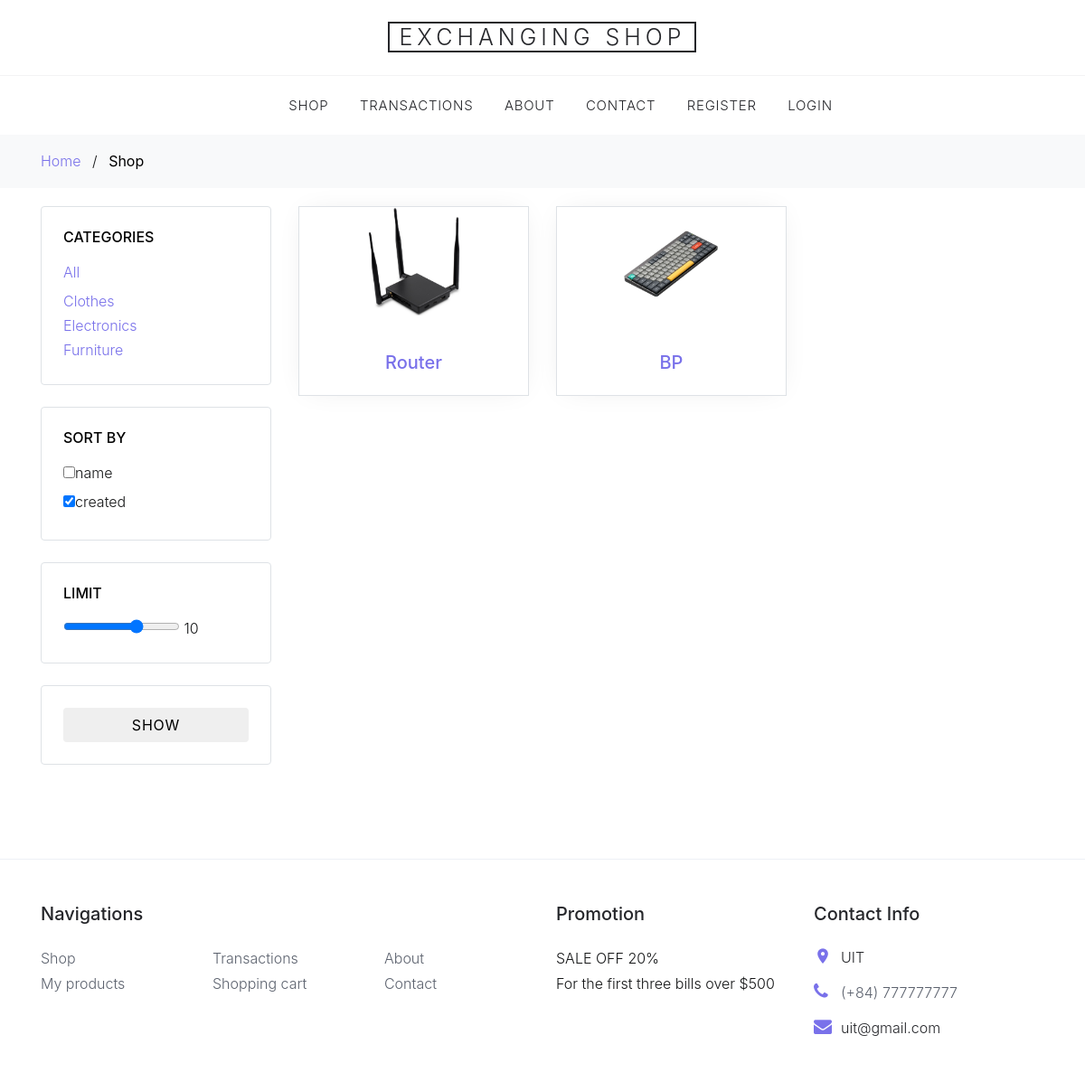
The page / on the database its author committed.
### shop/models.py (models this page shows, shortened)
class Product(models.Model):
    category = models.ForeignKey(Category, related_name='products',
                                 on_delete=models.CASCADE)
    name = models.CharField(max_length=200, db_index=True)
    slug = models.SlugField(max_length=200, db_index=True)
    image = models.ImageField(upload_to='products/%Y/%m/%d', blank=True)
    description = models.TextField(blank=True)
    owner = models.CharField(max_length=30, db_index=True)
    available = models.BooleanField(default=True)
    created = models.DateTimeField(auto_now_add=True)
    need = models.CharField(max_length=100, blank=False)
    class Meta:
        ordering = ('name',)
        index_together = (('id', 'slug'),)
    def get_absolute_url(self):
        return reverse('shop:product_detail', args=[self.id, self.slug])

class Category(models.Model):
    name = models.CharField(max_length=200, db_index=True)
    slug = models.SlugField(max_length=200, unique=True)
    class Meta:
        ordering = ('name',)
        verbose_name = 'category'
        verbose_name_plural = 'categories'
    def get_absolute_url(self):
        return reverse('shop:product_list_by_category', args=[self.slug])

### shop/views.py (the view)
# urls.py: path('', views.product_list, name='product_list'),
def product_list(request, category_slug=None):
    sort = ['-created']
    limit = 10
    category = None
    categories = Category.objects.all()
    products = Product.objects.filter(available=True)
    if category_slug:
        category = get_object_or_404(Category, slug=category_slug)
        products = products.filter(category=category)
    if 'sort' in request.GET:
        sort = request.GET.getlist('sort')
    if 'limit' in request.GET:
        limit = int(request.GET.get('limit'))
    products = products.order_by(*sort)[:limit]
    context = {'category': category, 'categories': categories, 'products': products, 'sort': sort, 'limit': limit}
    return render(request, 'shop/product/list.html', context)

### shop/templates/shop/product/list.html (shortened to what this page needs)
{% extends "shop/base/base.html" %}
{% load static %}
{% block content %}
<div class="bg-light py-3">
    <div class="container">
        <div class="row">
            <div class="col-md-12 mb-0"><a href="/">Home</a> <span class="mx-2 mb-0">/</span> <strong
                    class="text-black">Shop</strong></div>
        </div>
    </div>
</div>
<div class="site-section">
    <div class="container">
        <div class="row mb-5">
            <div class="col-md-9 order-2">
                <div class="row mb-5">
                    {% for product in products %}
                    <div class="col-sm-6 col-lg-4 mb-4">
                        <div class="block-4 text-center border">
                            <figure class="block-4-image">
                                <a href="{{ product.get_absolute_url }}"><img src="{{ product.image.url }}"
                                        alt="Image placeholder" class="img-fluid" style="height: 10vw;"></a>
                            </figure>
                            <div class="block-4-text p-4">
                                <h3><a href="{{ product.get_absolute_url }}">{{ product.name }}</a></h3>
                            </div>
                        </div>
                    </div>
                    {% endfor %}
                </div>
            </div>
            <div class="col-md-3 order-1 mb-5 mb-md-0">
                <div class="border p-4 rounded mb-4">
                    <h3 class="mb-3 h6 text-uppercase text-black d-block">Categories</h3>
                    <ul class="list-unstyled mb-0">
                        <li {% if not category %} class="mb-1" {% endif %}>
                            <a href="{% url "shop:product_list" %}" class="d-flex"><span>All</a>
                        </li>
                        {% for c in categories %}
                        <li {% if category.slug == c.slug %} class="mb-1" {% endif %}>
                            <a href="{{ c.get_absolute_url }}" class="d-flex">{{ c.name }}</a>
                        </li>
                        {% endfor %}
                    </ul>
                </div>
                <form action="" method="get">
                    <div class="border p-4 rounded mb-4">
                        <h3 class="mb-3 h6 text-uppercase text-black d-block">Sort by</h3>
                            <ul class="list-unstyled mb-0">
                                    <li class="mb-1">
                                        <input type="checkbox" name="sort" value="name" {% if 'name' in sort %} checked {% endif %}>name</button>
                                    </li>
                                    <li class="mb-1">
                                        <input type="checkbox" name="sort" value="-created" {% if '-created' in sort %} checked {% endif %}>created</button>
                                    </li>
                            </ul>
                    </div>
                    <div class="border p-4 rounded mb-4">
                        <h3 class="mb-3 h6 text-uppercase text-black d-block">Limit</h3>
                        <ul class="list-unstyled mb-0">
                            <input type="range" class="form-range" name="limit" min="1" max="15" value="{{ limit }}" id="customRange2" onchange="document.getElementById('limitVal').innerHTML=this.value">
                            <span id="limitVal">{{ limit }}</span>
                        </ul>
                    </div>
                    <div class="border p-4 rounded mb-4">
                        <button type="submit" class="btn btn-block">Show</button>
                    </div>
                </form>
            </div>
        </div>
    </div>
</div>
{% endblock %}

### static/css/style.css (style rules this page uses)
body { line-height: 1.7; color: #151617; font-weight: 330; font-size: 16px; }
a { -webkit-transition: .3s all ease; -o-transition: .3s all ease; transition: .3s all ease; }
.text-black { color: #000; }
.btn { text-transform: uppercase; position: relative; -webkit-transition: 0.2s all ease-in-out !important; -o-transition: 0.2s all ease-in-out !important; transition: 0.2s all ease-in-out !important; top: 0; letter-spacing: .05em; }
.site-section { padding: 2.5em 0; }
@media (min-width: 768px) { .site-section { padding: 2em 0; padding-top: 20px; padding-bottom: 32px; } }
.block-4 { -webkit-box-shadow: 0 0 30px -10px rgba(0, 0, 0, 0.1); box-shadow: 0 0 30px -10px rgba(0, 0, 0, 0.1); background: #fff; }
.block-4 .block-4-text h3 { font-size: 20px; margin-bottom: 0; }
.block-4 .block-4-text h3 a { text-decoration: none; }

### rows shown on the page
Product: image (picture), name "Router"
Product: image (picture), name "BP"
Category: name "Clothes"
Category: name "Electronics"
Category: name "Furniture"

### other values the page prints
{{ limit }} "10"
